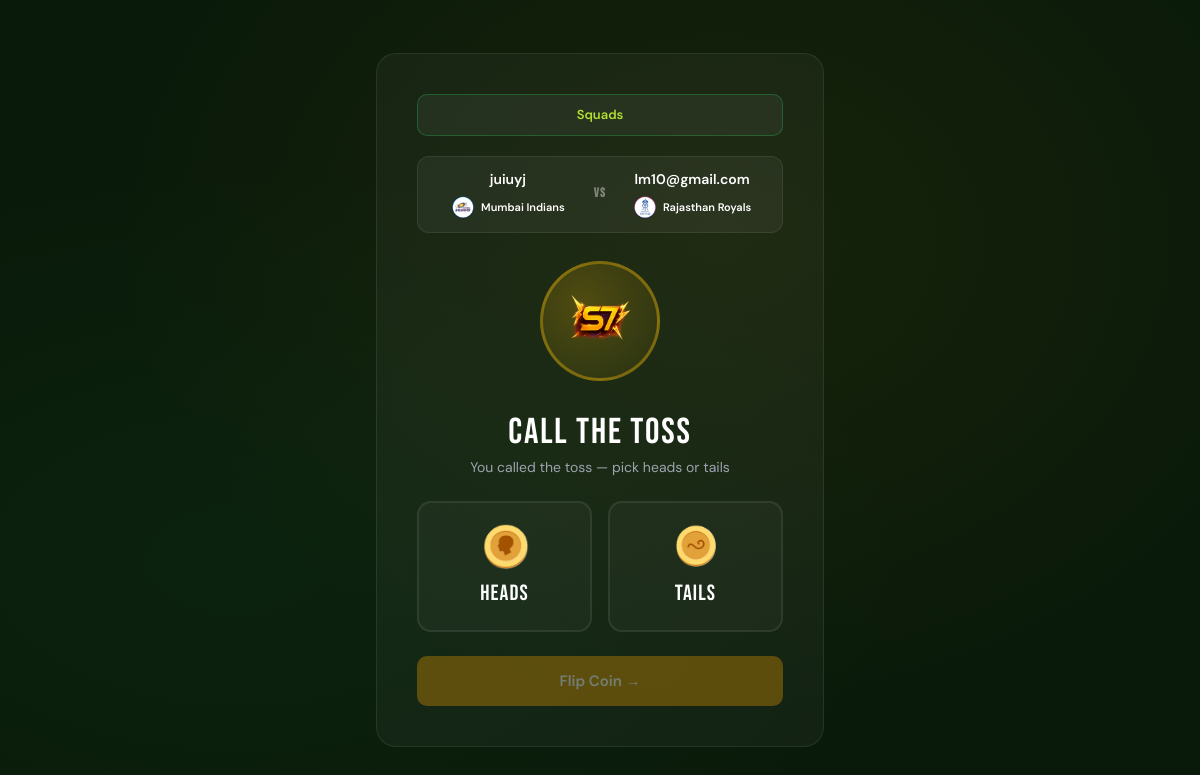
Screenshot of /app/room/UNELUC/toss/ (signed in) with the database file from the repository.
### s7app/models.py (models this page shows, shortened)
class GameRoom(models.Model):
    STATUS_CHOICES = [
        ('waiting', 'Waiting for Player 2'),
        ('live', 'Live Match'),
        ('completed', 'Completed'),
    ]
    code = models.CharField(max_length=8, unique=True)
    player1 = models.ForeignKey(User, related_name='rooms_as_p1', on_delete=models.CASCADE)
    player2 = models.ForeignKey(User, null=True, blank=True, related_name='rooms_as_p2', on_delete=models.SET_NULL)
    state = models.JSONField(default=dict)
    status = models.CharField(max_length=20, choices=STATUS_CHOICES, default='waiting')
    created_at = models.DateTimeField(auto_now_add=True)
    player1_deck = models.ForeignKey('UserDeck', null=True, blank=True,
                                      related_name='used_as_p1', on_delete=models.SET_NULL)
    player2_deck = models.ForeignKey('UserDeck', null=True, blank=True,
                                      related_name='used_as_p2', on_delete=models.SET_NULL)

class UserDeck(models.Model):
    user         = models.ForeignKey(User, on_delete=models.CASCADE, related_name='decks')
    team         = models.ForeignKey(Team, on_delete=models.CASCADE)
    name         = models.CharField(max_length=100)          # e.g. "My India Deck"
    cards        = models.ManyToManyField(PlayerCard, through='DeckCard')
    is_active    = models.BooleanField(default=False)        # the deck chosen to play
    class Meta:
        constraints = [
            models.UniqueConstraint(
                fields=['user', 'team'],
                name='unique_user_team_deck'
            )
        ]

class Team(models.Model):
    name = models.CharField(max_length=100)
    logo = models.ImageField(upload_to='team_logos/', null=True, blank=True)

### s7app/views.py (the view, shortened to what this page needs)
# urls.py: path('room/<str:code>/toss/',        views.mp_toss,        name='mp_toss'),
@login_required
def mp_toss(request, code):
    room = get_object_or_404(GameRoom, code=code)
    state = get_game_state(code)
    my_role = _my_role(request, room)
    is_toss_caller = (my_role == 'player1')
    if state.get('toss_done'):
        return redirect('mp_toss_result', code=code)
    p1_deck = UserDeck.objects.filter(user=room.player1, is_active=True).first()
    p2_deck = UserDeck.objects.filter(
        user=room.player2, is_active=True
    ).first() if room.player2 else None
    p1_cards = []
    p2_cards = []
    if p1_deck:
        p1_ids = DeckCard.objects.filter(deck=p1_deck).values_list('player_card_id', flat=True)
        p1_cards = list(PlayerCard.objects.filter(id__in=p1_ids))
    if p2_deck:
        p2_ids = DeckCard.objects.filter(deck=p2_deck).values_list('player_card_id', flat=True)
        p2_cards = list(PlayerCard.objects.filter(id__in=p2_ids))
    return render(request, 'mp_toss.html', {
        'room': room,
        'is_toss_caller': is_toss_caller,
        'p1_cards': p1_cards,
        'p2_cards': p2_cards,
        'p1_deck': p1_deck,
        'p2_deck': p2_deck,
    })

### s7app/game_cache.py (called while the page is built)
def redis_key(room_code):
    return f'game:{room_code}:state'

### s7app/views.py (called while the page is built)
def _my_role(request, room):
    if request.user == room.player1:
        return 'player1'
    return 'player2'

### s7app/templates/mp_toss.html (shortened to what this page needs)
{% load static %}
<!DOCTYPE html>
<html lang="en">
<head>
    <script src="https://cdn.tailwindcss.com"></script>
</head>
<body>
    <div class="glass p-10 w-full max-w-md">
<div style="margin-bottom: 20px;">
    <button onclick="document.getElementById('squadModal').style.display='flex'"
        style=" background: rgba(255,255,255,0.05);
                border:1px solid rgba(34,197,94,0.3);
               color:#c3f334e4;padding:10px 24px;border-radius:10px;
               font-size:13px;font-weight:600;cursor:pointer;width:100%;">
        Squads
    </button>
</div>
       <div class="vs-badge">
    <div class="player-side">
        <p class="player-name">{{ room.player1.username }}</p>
        {% if p1_deck %}
        <div style="display:flex;align-items:center;justify-content:center;gap:6px;margin-top:6px;">
            {% if p1_deck.team.logo %}
            <img src="{{ p1_deck.team.logo.url }}"
                 style="width:24px;height:24px;object-fit:contain;border-radius:4px;"
                 onerror="this.style.display='none'">
            {% endif %}
            <span style="font-size:11px;color:#ffffff;font-weight:600;">
                {{ p1_deck.team.name }}
            </span>
        </div>
        {% endif %}
    </div>
    <span class="vs-text">VS</span>
    <div class="player-side">
        <p class="player-name">{{ room.player2.username }}</p>
        {% if p2_deck %}
        <div style="display:flex;align-items:center;justify-content:center;gap:6px;margin-top:6px;">
            {% if p2_deck.team.logo %}
            <img src="{{ p2_deck.team.logo.url }}"
                 style="width:24px;height:24px;object-fit:contain;border-radius:4px;"
                 onerror="this.style.display='none'">
            {% endif %}
            <span style="font-size:11px;color:#ffffff;font-weight:600;">
                {{ p2_deck.team.name }}
            </span>
        </div>
        {% endif %}
    </div>
</div>
        {% if is_toss_caller %}
        <div class="text-center mb-6">
            <div class="coin">
                <div class="coin-inner">
                    <img src="{% static 's7.png' %}" alt="S7 Logo" style="width:64px;height:64px;object-fit:contain;">
                </div>
            </div>
            <h1 class="text-4xl text-white mb-1">Call the Toss</h1>
            <p class="text-gray-400 text-sm">You called the toss — pick heads or tails</p>
        </div>
        <form method="post">
            <div class="flex gap-4 mb-6">
                <button type="button" class="choice-btn" id="headsBtn" onclick="selectChoice('heads')">
                    <img src="{% static 'head.png' %}" alt="Heads" style="width:48px;height:48px;object-fit:contain;margin:0 auto 6px;display:block;">
                    HEADS
                </button>
                <button type="button" class="choice-btn" id="tailsBtn" onclick="selectChoice('tails')">
                    <img src="{% static 'tail.png' %}" alt="Tails" style="width:48px;height:48px;object-fit:contain;margin:0 auto 6px;display:block;">
                    TAILS
                </button>
            </div>
            <button type="submit" class="btn-submit" id="submitBtn">
                Flip Coin →
            </button>
        </form>
        {% endif %}
    </div>
</body>
</html>

### s7app/templates/mp_toss.html (style rules this page uses)
body { font-family: 'DM Sans', sans-serif; min-height: 100vh; background: #0a1a0a; background-image: radial-gradient(ellipse at 60% 30%, rgba(234,179,8,0.06) 0%, transparent 60%), radial-gradient(ellipse at 20% 70%, rgba(34,197,94,0.05) 0%, transparent 50%); display: flex; align-items: center; justify-content: center; margin: 0; padding: 16px; }
h1 { font-family: 'Bebas Neue', sans-serif; letter-spacing: 0.05em; }
.glass { background: rgba(255,255,255,0.04); border: 1px solid rgba(255,255,255,0.08); border-radius: 20px; }
.coin { width: 120px; height: 120px; border-radius: 50%; margin: 0 auto 32px; position: relative; cursor: pointer; }
.coin-inner { width: 100%; height: 100%; border-radius: 50%; display: flex; align-items: center; justify-content: center; font-size: 48px; border: 3px solid rgba(234,179,8,0.4); background: radial-gradient(circle at 35% 35%, rgba(234,179,8,0.25), rgba(234,179,8,0.05)); transition: transform 0.2s; }
.choice-btn { flex: 1; padding: 20px 12px; border-radius: 14px; border: 2px solid rgba(255,255,255,0.08); background: rgba(255,255,255,0.03); color: white; font-size: 22px; font-family: 'Bebas Neue', sans-serif; letter-spacing: 0.05em; cursor: pointer; transition: all 0.2s; text-align: center; }
.btn-submit { width: 100%; padding: 14px; background: #ca8a04; color: white; border: none; border-radius: 10px; font-size: 15px; font-weight: 600; font-family: 'DM Sans', sans-serif; cursor: pointer; transition: all 0.2s; opacity: 0.4; pointer-events: none; }
.vs-badge { background: rgba(255,255,255,0.05); border: 1px solid rgba(255,255,255,0.08); border-radius: 12px; padding: 12px 16px; display: grid; grid-template-columns: minmax(0, 1fr) auto minmax(0, 1fr); gap: 12px; align-items: center; margin-bottom: 28px; }
.player-side { display: flex; flex-direction: column; align-items: center; justify-content: center; text-align: center; }
.player-name { font-weight: 600; color: white; font-size: 14px; word-break: break-word; text-align: center; }
.vs-text { color: rgba(255,255,255,0.4); font-size: 13px; font-weight: 700; font-family: 'Bebas Neue', sans-serif; letter-spacing: 0.1em; text-align: center; }

### rows the page displays
GameRoom: player1.username "juiuyj", player2.username "lm10@gmail.com"
UserDeck: team.logo (picture), team.name "Mumbai Indians"
UserDeck: team.logo (picture), team.name "Rajasthan Royals"
